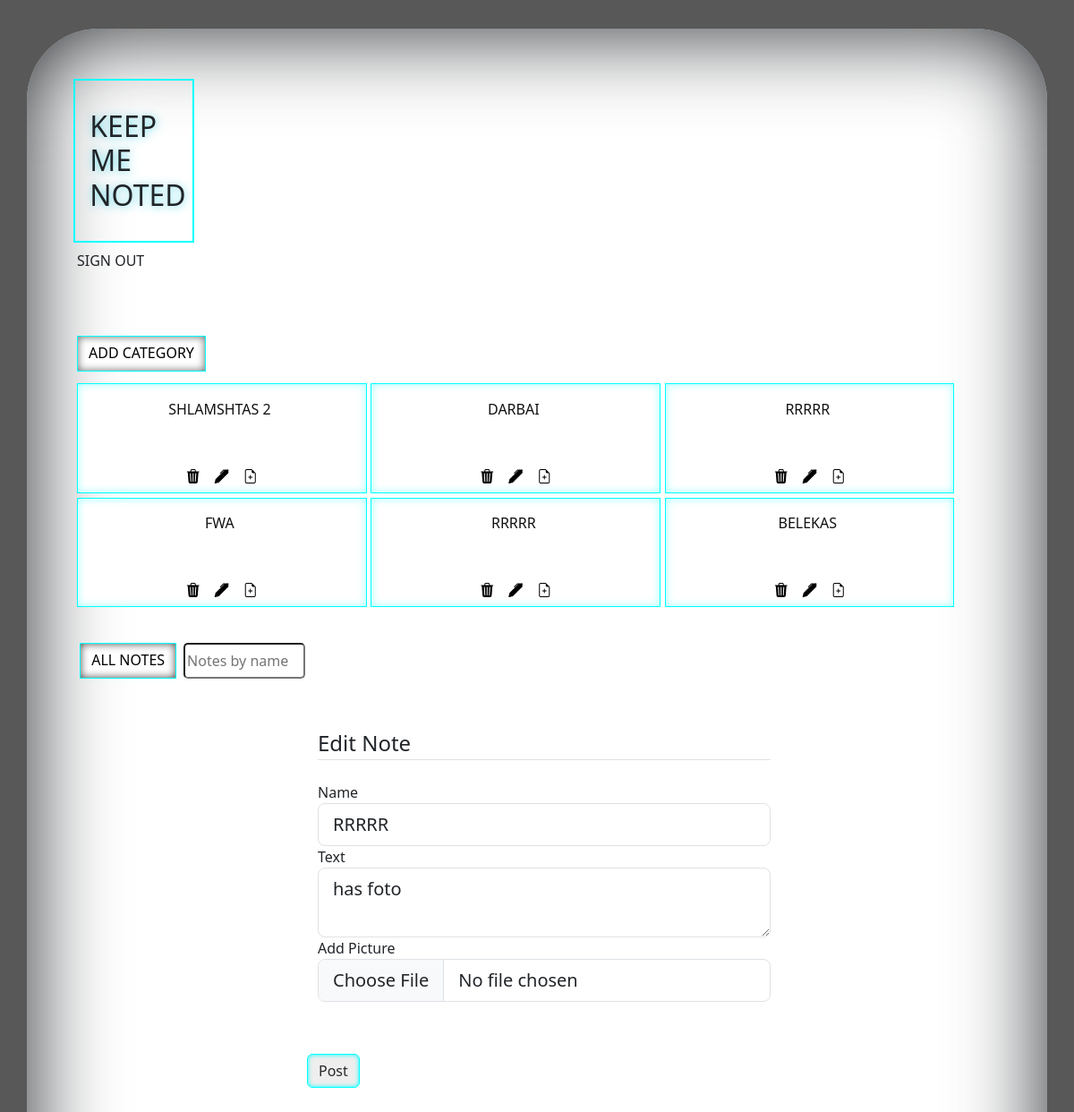
The app's page /edit_note/2 (signed in), older data.
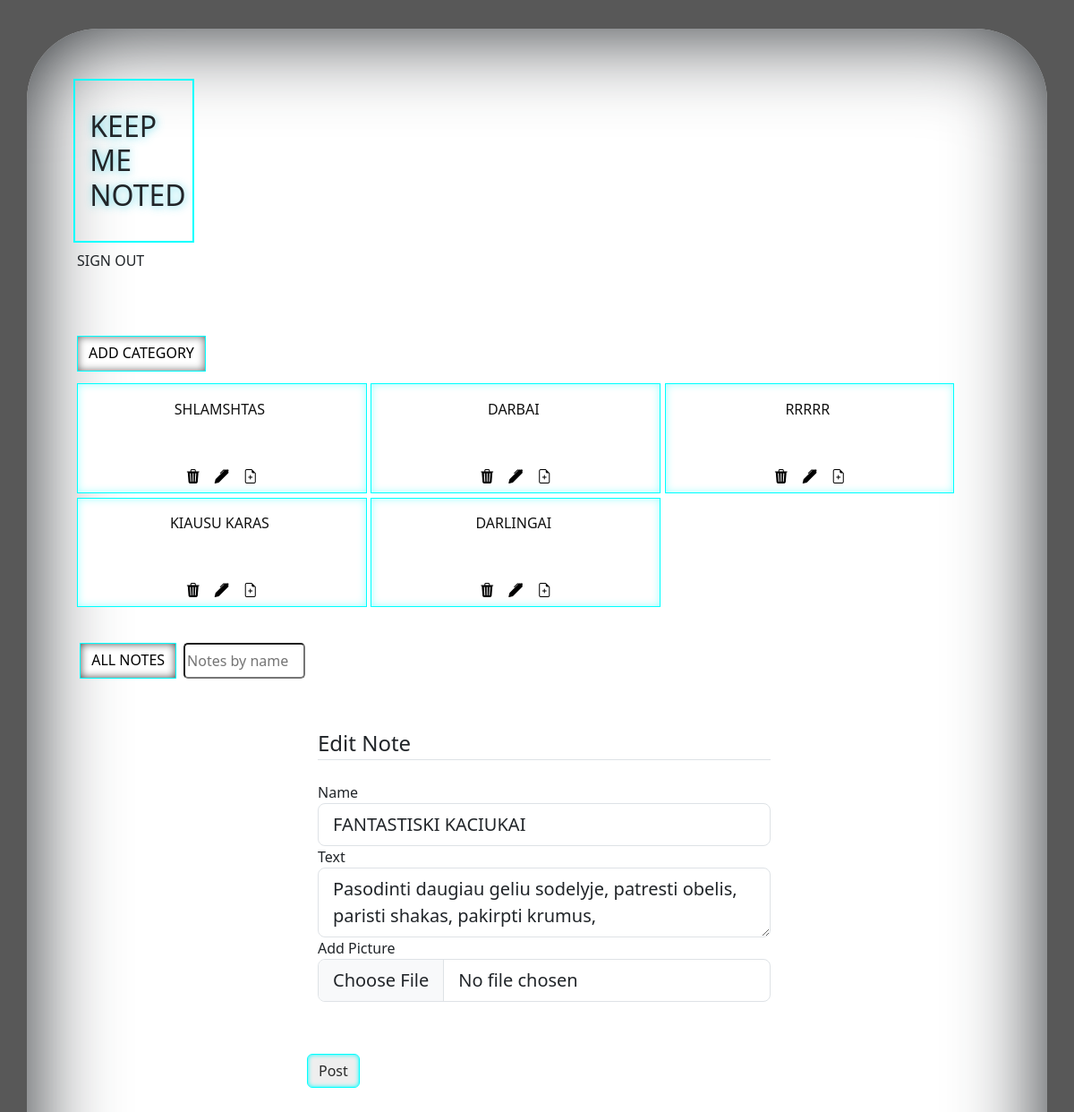
The same page, newer data.
### app/db_models/Category.py (models this page shows, shortened)
class Category(db.Model):
    __tablename__ = "categories"
    id = db.Column(db.Integer, primary_key=True)
    category_name = db.Column(db.String(50), nullable=False)
    notes = db.relationship("Note", backref="categories", cascade='all, delete')

### app/db_models/Note.py (models this page shows, shortened)
class Note(db.Model):
    __tablename__= "notes"
    id = db.Column(db.Integer, primary_key=True)
    name = db.Column(db.String(255),nullable=False)
    text = db.Column(db.String())
    picture = db.Column(db.String(), nullable=True, default='default.png')
    id_category = db.Column(db.Integer, db.ForeignKey('categories.id') )

### app/routes.py (the view, shortened to what this page needs)
@app.route('/edit_note/<int:id>', methods =['GET' , 'POST'])
@login_required
def edit_note(id):
    categories = Category.query.all()
    notes = Note.query.all()
    note = Note.query.get_or_404(id)
    form = AddNoteForm()
    form.name.data = note.name
    form.text.data = note.text
    form.picture.data = note.picture
    return render_template('edit_note.html' , form=form, notes=notes ,categories=categories)

### app/forms.py
class AddNoteForm(FlaskForm):
    name = StringField("Name", [DataRequired()])
    text = TextAreaField("Text", [DataRequired()])
    picture = FileField('Add Picture', validators=[FileAllowed(['jpg', 'png'])])
    submit = SubmitField('Post')

class SearchForm(FlaskForm):
    searched = StringField("Searched", [DataRequired()])
    submit = SubmitField('Submit')

### app/routes.py (called while the page is built)
@login_manager.user_loader
def load_user(user_id):
    return User.query.get(user_id)

@app.context_processor
def base():
    form = SearchForm()
    return dict(form=form)

### app/templates/edit_note.html (shortened to what this page needs)
{% extends "main.html" %}
{% block content %}
            <div class="content-section; w-50 p-3; mx-auto pt-5" >
                <form method="POST" action="" enctype="multipart/form-data">
                   <fieldset id="fieldset-edit-note" class="form-group">
                       <legend class="border-bottom mb-4">Edit Note</legend>
                       <div class="form-group">
                            {{ form.name.label(class="form-control-label" , id="edit-note-name") }}
                            {% if form.name.errors %}
                            {{ form.name(class="form-control form-control-lg is-invalid") }}
                            <div class="invalid-feedback">
                            {% for error in form.name.errors %}
                            <span>{{ error }}</span>
                            {% endfor %}
                            </div>
                            {% else %}
                            {{ form.name(class="form-control form-control-lg" , id="edit-note-name" , style="text-transform: uppercase") }}
                            {% endif %}
                       </div>
                       <div class="form-group">
                            {{ form.text.label(class="form-control-label") }}
                            {% if form.text.errors %}
                            {{ form.text(class="form-control form-control-lg is-invalid") }}
                            <div class="invalid-feedback">
                            {% for error in form.text.errors %}
                            <span>{{ error }}</span>
                            {% endfor %}
                            </div>
                            {% else %}
                            {{ form.text(class="form-control form-control-lg") }}
                            {% endif %}
                       </div>
                       <div class="form-group">
                            {{ form.picture.label(class="form-control-label") }}
                            {% if form.picture.errors %}
                            {{ form.picture(class="form-control form-control-lg is-invalid") }}
                            <div class="invalid-feedback">
                            {% for error in form.picture.errors %}
                            <span>{{ error }}</span>
                            {% endfor %}
                            </div>
                            {% else %}
                            {{ form.picture(class="form-control form-control-lg") }}
                            {% endif %}
                       </div>
                       <br>
                   </fieldset>
                         <br>
                   <div class="form-group" style="margin-bottom: 2rem;">
                      {{ form.submit(class="btn btn-outline-primary") }}
                   </div>
                </form>
            </div>
{% endblock content %}

### app/templates/main.html (shortened to what this page needs)
<!DOCTYPE html>
<html lang="en">
<head>
    <link href="https://cdn.jsdelivr.net/npm/bootstrap@5.3.0-alpha1/dist/css/bootstrap.min.css" rel="stylesheet"
 />
    <link rel="stylesheet" href="https://cdn.jsdelivr.net/npm/bootstrap-icons@1.10.3/font/bootstrap-icons.css">
    <link rel="stylesheet" href="{{ url_for('static' , filename = '/stylesheets/style.css')}}">
    <link rel="stylesheet" href="{{ url_for('static' , filename = '/stylesheets/media-queries.css')}}">
    <link rel="stylesheet" href="https://cdnjs.cloudflare.com/ajax/libs/normalize/8.0.1/normalize.min.css" />
</head>
<body>
  <div class="container" id="container-1" >
    <div id="brand_flash_container">
      <div id="brand-container">
          <h1 id="brand" >KEEP <br> ME <br> NOTED</h1>
          <a id="signout" href="{{ url_for('logout') }}" class="nav-link px-2 ">SIGN OUT</a>
      </div>
    </div>
  <div class = "all-cards-container"
   >
    <div id="signout-container">
      <a id="add_category" class="btn btn-primary" href="{{ url_for('add_category')}}" class="nav-link px-2 ">ADD CATEGORY</a>
    </div>
    <div  id="container-category">
        {% for category in categories %}
        <div class="btn btn-secondary"  id="buttons-category" >
        <a href="{{ url_for('notes' , id = category.id )}}" style="margin: 0.3rem  0.3rem  0rem  0rem;
                          height: 5rem; word-wrap: break-word; text-decoration: none;">
            <h6 id="category-name" style="text-transform: uppercase;" >{{category['category_name']}}</h6>
        </a>
        <div style="display: flex; justify-content: center;">
          <a  href="{{ url_for('delete' , id = category.id) }}" class="nav-link px-2 ">
            <i class="bi bi-trash3-fill"></i>
          </a>
          <a href="{{ url_for('edit_category' , id = category.id )}}" class="nav-link px-2 ">
            <i class="bi bi-pen-fill"></i>
          </a>
          <a href="{{ url_for('noting' , id = category.id )}}" class="nav-link px-2 ">
            <i class="bi bi-file-earmark-plus"></i>
          </a>
        </div>
        </div>
        {% endfor %}
      </div>
      <div style="display: flex; flex-direction: column;">
        <div class="note-filter-container" >
            <a class="btn btn-primary"  id = "all-notes-filter" href="{{ url_for('all_notes')}}">ALL NOTES</a>
               <form method="POST" class = "d-flex" action="{{url_for('search')}}">
                 <input id="serach-by-name" class="form_control me-2" type="search" placeholder="Notes by name" aria-label="Search" , name="searched">
               </form>
        </div>
        {% block content %}
        {% endblock %}
      </div>
    </div>
  </div>
</body>
</html>

Row changes from the older to the newer data that the page shows:
removed Category: category_name "BELEKAS"
changed Category: category_name "SHLAMSHTAS 2" → "SHLAMSHTAS"
changed Category: category_name "FWA" → "KIAUSU KARAS"
changed Category: category_name "RRRRR" → "DARLINGAI"
changed Note: name "RRRRR" → "Fantastiski kaciukai"; text "has foto" → "Pasodinti daugiau geliu sodelyje, patresti obelis, paristi shakas, pakirpti krumus,"
